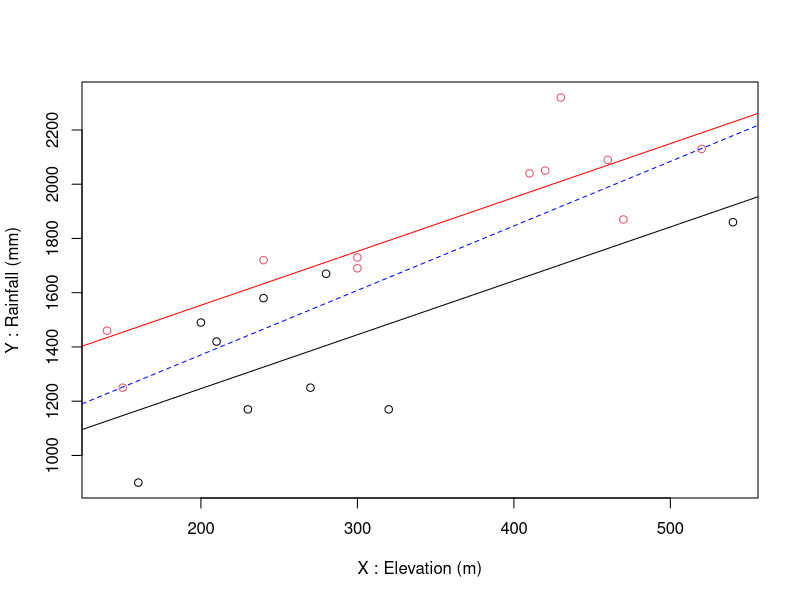

This figure's R source:
## ---- chunk 1
RainScotland<-read.csv("data/Ferguson/RainScotland.csv")
OLS1<-lm(Rainfall~Elevation,data=RainScotland)
summary(OLS1)
## ---- chunk 2
OLS2<-lm(Rainfall~Elevation+DistanceE,data=RainScotland)
summary(OLS2)
## ---- chunk 3
RainScotland$West<-as.factor(as.numeric(RainScotland$DistanceE<90))
## ---- chunk 4
OLS3<-lm(Rainfall~Elevation+West,data=RainScotland)
summary(OLS3)
## ---- chunk 5
plot(x=RainScotland$Elevation, y=RainScotland$Rainfall,
     col=RainScotland$West,
    xlab="X : Elevation (m)", ylab="Y : Rainfall (mm)")
abline(a=OLS3$coefficients[1],b=OLS3$coefficients[2], col="black")
abline(a=OLS3$coefficients[1]+OLS3$coefficients[3],b=OLS3$coefficients[2], col="red")
abline(a=OLS1$coefficients[1],b=OLS1$coefficients[2], col="blue", lty=2)
